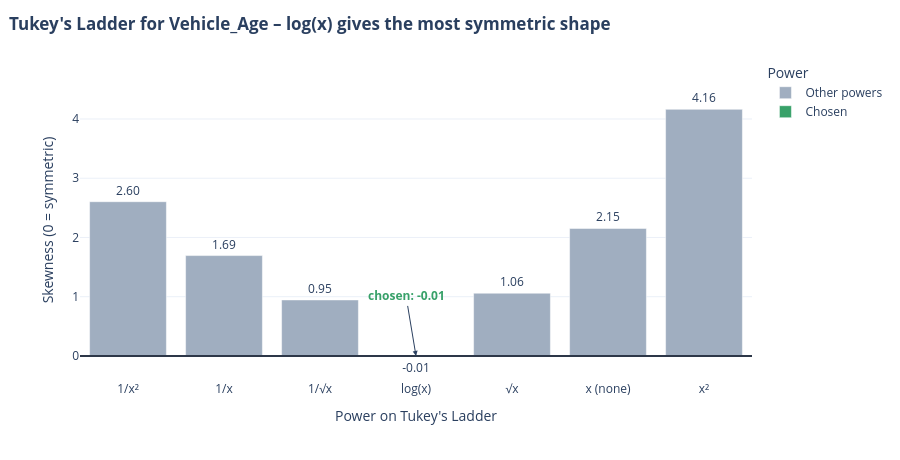
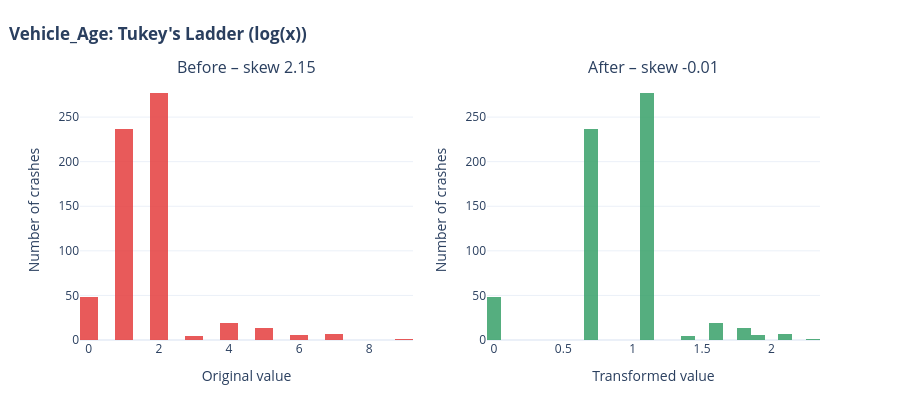

Notebook source saved alongside these figures, in order:
### Markdown cell above
### 1.9 Tukey's Ladder – Vehicle age
Each bar is one power on the ladder; the green bar is the one closest to 0.

### Code cell
# @title
builder.out["Log_Vehicle_Age"] = dist.tukey_ladder("Vehicle_Age", shift=1)

### Figure 1 — Plotly figure (JSON) as saved in the notebook; plotly's stock layout.template omitted (floating-point values rounded to 4 significant figures)
{"data": [{"cliponaxis": false, "hovertemplate": "Power=Other powers<br>Power on Tukey's Ladder=%{x}<br>Skewness (0 = symmetric)=%{y}<extra></extra>", "legendgroup": "Other powers", "marker": {"color": "#A0AEC0", "pattern": {"shape": ""}}, "name": "Other powers", "orientation": "v", "showlegend": true, "textposition": "outside", "texttemplate": "%{y:.2f}", "type": "bar", "x": ["1/x²", "1/x", "1/√x", "√x", "x (none)", "x²"], "xaxis": "x", "y": [2.604, 1.694, 0.9456, 1.059, 2.152, 4.163], "yaxis": "y"}, {"cliponaxis": false, "hovertemplate": "Power=Chosen<br>Power on Tukey's Ladder=%{x}<br>Skewness (0 = symmetric)=%{y}<extra></extra>", "legendgroup": "Chosen", "marker": {"color": "#38A169", "pattern": {"shape": ""}}, "name": "Chosen", "orientation": "v", "showlegend": true, "textposition": "outside", "texttemplate": "%{y:.2f}", "type": "bar", "x": ["log(x)"], "xaxis": "x", "y": [-0.006465], "yaxis": "y"}], "layout": {"annotations": [{"arrowhead": 2, "ay": -60, "font": {"color": "#38A169"}, "showarrow": true, "text": "<b>chosen: -0.01</b>", "x": "log(x)", "y": 0}], "barmode": "relative", "height": 460, "legend": {"title": {"text": "Power"}, "tracegroupgap": 0}, "margin": {"t": 60}, "shapes": [{"line": {"color": "#2D3748"}, "type": "line", "x0": 0, "x1": 1, "xref": "x domain", "y0": 0, "y1": 0, "yref": "y"}], "title": {"text": "<b>Tukey's Ladder for Vehicle_Age – log(x) gives the most symmetric shape</b>", "x": 0.01}, "xaxis": {"anchor": "y", "categoryarray": ["1/x²", "1/x", "1/√x", "log(x)", "√x", "x (none)", "x²"], "categoryorder": "array", "domain": [0, 1], "title": {"text": "Power on Tukey's Ladder"}}, "yaxis": {"anchor": "x", "domain": [0, 1], "range": [-0.4065, 4.996], "title": {"text": "Skewness (0 = symmetric)"}}}}

### Figure 2 — Plotly figure (JSON) as saved in the notebook; plotly's stock layout.template omitted (floating-point values rounded to 4 significant figures; data arrays with more than 128 entries replaced by an {"elided": "..."} marker saying what was removed)
{"data": [{"marker": {"color": "#E53E3E"}, "nbinsx": 25, "opacity": 0.85, "type": "histogram", "x": {"elided": "613 int values"}, "xaxis": "x", "yaxis": "y"}, {"marker": {"color": "#38A169"}, "nbinsx": 25, "opacity": 0.85, "type": "histogram", "x": {"elided": "613 float values"}, "xaxis": "x2", "yaxis": "y2"}], "layout": {"annotations": [{"font": {"size": 16}, "showarrow": false, "text": "Before – skew 2.15", "x": 0.225, "xanchor": "center", "xref": "paper", "y": 1, "yanchor": "bottom", "yref": "paper"}, {"font": {"size": 16}, "showarrow": false, "text": "After – skew -0.01", "x": 0.775, "xanchor": "center", "xref": "paper", "y": 1, "yanchor": "bottom", "yref": "paper"}], "height": 420, "margin": {"t": 80}, "showlegend": false, "title": {"text": "<b>Vehicle_Age: Tukey's Ladder (log(x))</b>", "x": 0.01}, "xaxis": {"anchor": "y", "domain": [0, 0.45], "title": {"text": "Original value"}}, "xaxis2": {"anchor": "y2", "domain": [0.55, 1], "title": {"text": "Transformed value"}}, "yaxis": {"anchor": "x", "domain": [0, 1], "title": {"text": "Number of crashes"}}, "yaxis2": {"anchor": "x2", "domain": [0, 1], "title": {"text": "Number of crashes"}}}}
